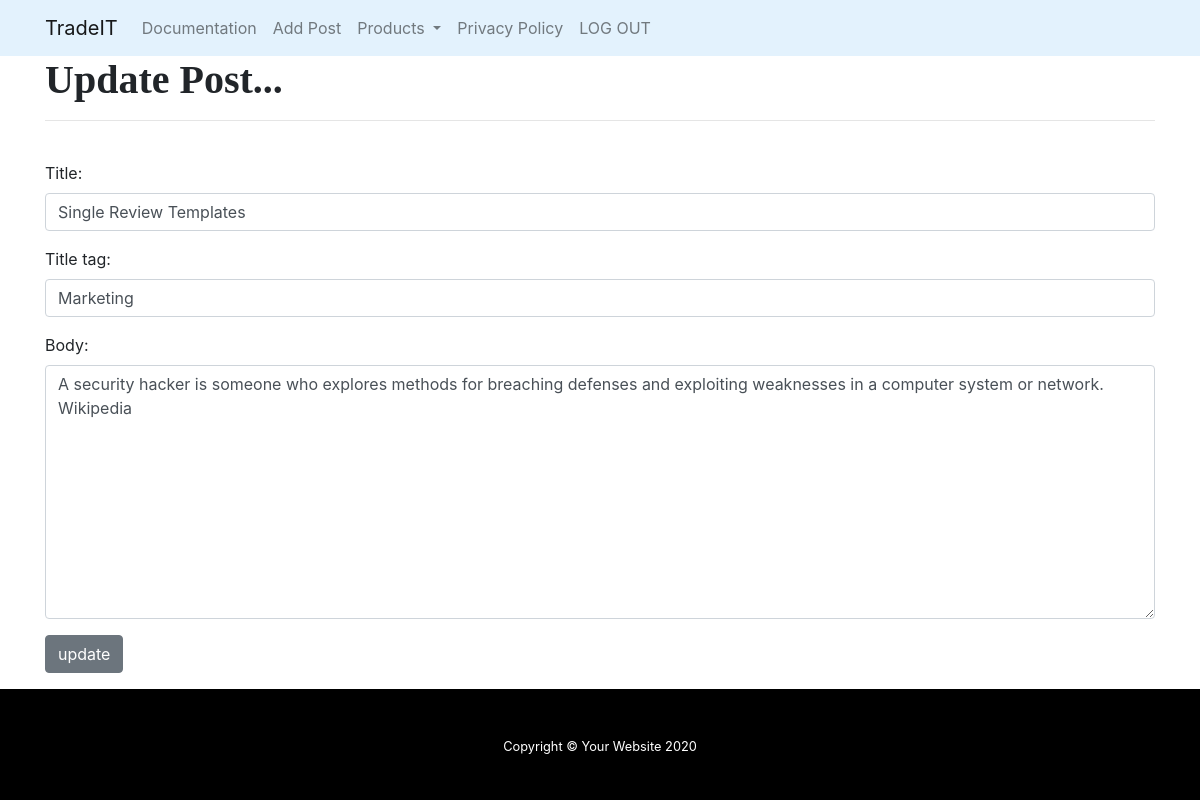
/article/edit/30 (signed in), run on the app's committed database.
### affiliate/models.py (models this page shows, shortened)
class Post(models.Model):
    title = models.CharField(max_length=255)
    title_tag = models.CharField(max_length=255)
    author = models.ForeignKey(User, on_delete = models.CASCADE)
    body = models.TextField()
    post_date = models.DateField(auto_now_add=True)

### affiliate/views.py (the view)
# urls.py: path('article/edit/<int:pk>', UpdatePostView.as_view(), name="update_post"),
class UpdatePostView(UpdateView):
    model = Post
    form_class = EditForm
    template_name = "update_post.html"

### affiliate/forms.py
class EditForm(forms.ModelForm):
    class Meta:
        model = Post
        fields = ('title', 'title_tag','body')
        widgets = {
            'title': forms.TextInput(attrs={'class': 'form-control'}),
            'title_tag': forms.TextInput(attrs={'class': 'form-control'}),
            'body': forms.Textarea(attrs={'class': 'form-control'}),
        }

### affiliate/templates/update_post.html (shortened to what this page needs)
{% extends 'base.html'%}
{% block body %}
{% if user.is_authenticated  %}
<div class='container'>
<h1>Update Post...</h1>
<hr>
<br/>
<div class="mb-3">
<form method="POST">
    {{ form.as_p }}
    <button class="btn btn-secondary">update</button>
</form>
</div>
</div>
{% else %}
You are not allowed here ! (and you know that very well......)
{% endif %}
{% endblock body %}

### affiliate/static/affiliate/css/modern-business.css (style rules this page uses)
body { padding-top: 56px; }

### data on the page
Post: title "Single Review Templates", title_tag "Marketing", body "A security hacker is someone who explores methods for breaching defenses and exploiting weaknesses in a computer system or network. Wikipedia"
